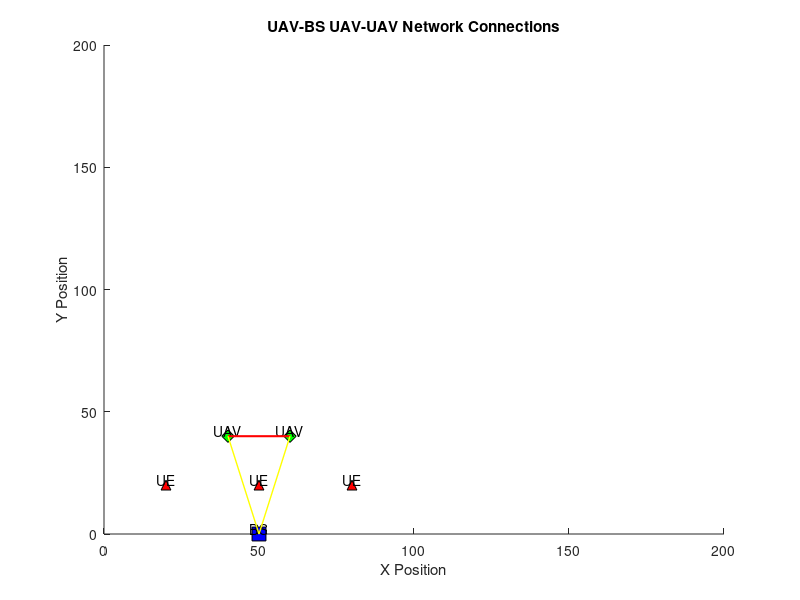
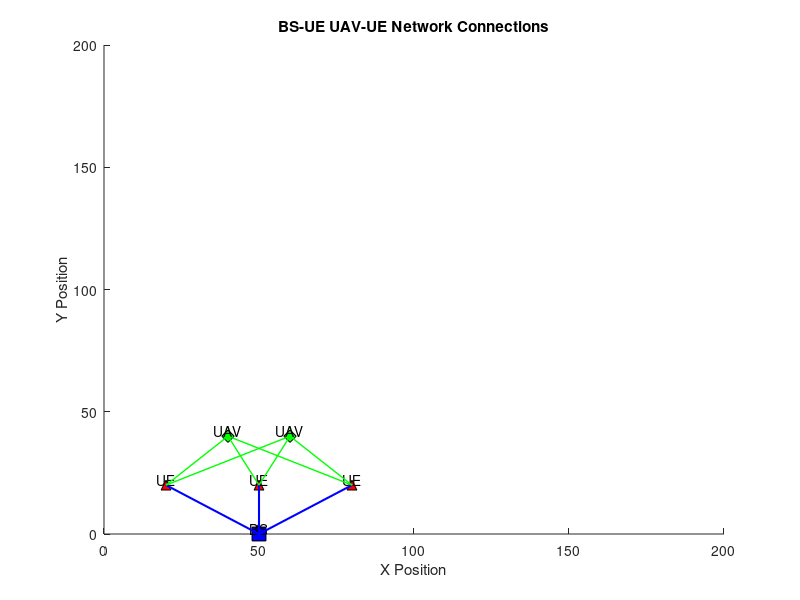
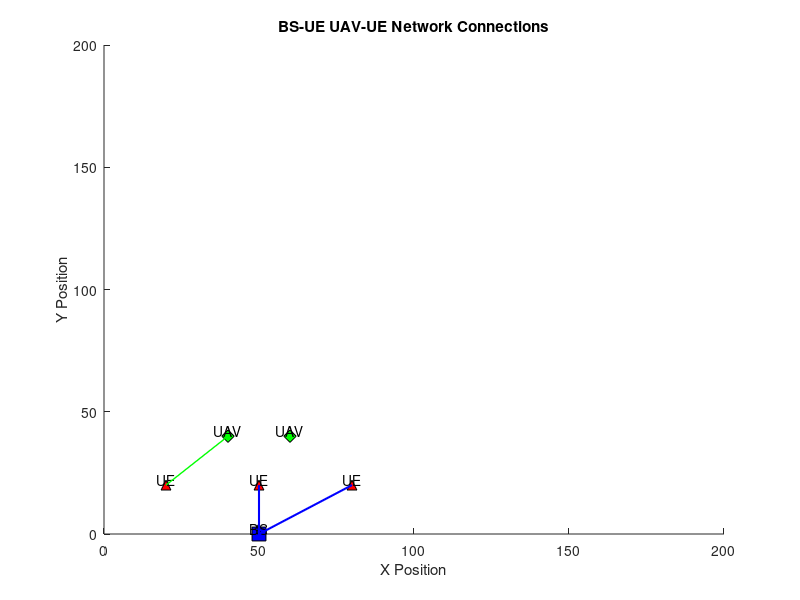

Source code (MATLAB) for these figures, in order:
%% introduction
% 
% Paper reproduction
%               @By Yanting
clear;
close all;

function plot_UAV_connections(uav_positions, bs_positions, ue_positions, c_U, c_F, area_size)
    % Plot positions and connections in the UAV network
    % 
    % Inputs:
    %   uav_positions: (N x 2) matrix of UAV coordinates
    %   bs_positions: (F x 2) matrix of BS coordinates
    %   ue_positions: (M x 2) matrix of UE coordinates
    %   c_U: (N x N) matrix for UAV-to-UAV connections (1 for active, 0 for inactive)
    %   c_F: (F x N) matrix for BS-to-UAV connections (1 for active, 0 for inactive)
    %   b_U: (N x M) matrix for UAV-to-UE connections (1 for active, 0 for inactive)
    %   b_F: (F x M) matrix for BS-to-UE connections (1 for active, 0 for inactive)
    %   area_size: Scalar defining the area size for plot boundaries
    
    % Set up the plot
    figure;
    hold on;
    axis([0 area_size 0 area_size]);
    title('UAV-BS UAV-UAV Network Connections');
    xlabel('X Position');
    ylabel('Y Position');
    
    % Plot base stations
    scatter(bs_positions(:, 1), bs_positions(:, 2), 100, 's', 'filled', 'MarkerEdgeColor', 'k', 'MarkerFaceColor', 'b');
    text(bs_positions(:, 1), bs_positions(:, 2), 'BS', 'VerticalAlignment', 'bottom', 'HorizontalAlignment', 'center');
    
    % Plot UAVs
    scatter(uav_positions(:, 1), uav_positions(:, 2), 80, 'd', 'filled', 'MarkerEdgeColor', 'k', 'MarkerFaceColor', 'g');
    text(uav_positions(:, 1), uav_positions(:, 2), 'UAV', 'VerticalAlignment', 'bottom', 'HorizontalAlignment', 'center');
    
    % Plot UEs
    scatter(ue_positions(:, 1), ue_positions(:, 2), 50, '^', 'MarkerEdgeColor', 'k', 'MarkerFaceColor', 'r');
    text(ue_positions(:, 1), ue_positions(:, 2), 'UE', 'VerticalAlignment', 'bottom', 'HorizontalAlignment', 'center');
    
    % Plot UAV-to-UAV connections
    N = size(uav_positions, 1);
    for i = 1:N
        for j = i+1:N
            if c_U(i, j) == 1
                plot([uav_positions(i, 1), uav_positions(j, 1)], [uav_positions(i, 2), uav_positions(j, 2)], 'r-', 'LineWidth', 1.5); % Active UAV-to-UAV connection
               
            else
                plot([uav_positions(i, 1), uav_positions(j, 1)], [uav_positions(i, 2), uav_positions(j, 2)], 'r--', 'LineWidth', 1); % Inactive UAV-to-UAV connection
     
            end
        end
    end
    
    % Plot BS-to-UAV connections
    F = size(bs_positions, 1);
    for i = 1:F
        for j = 1:N
            if c_F(i, j) == 1
                plot([bs_positions(i, 1), uav_positions(j, 1)], [bs_positions(i, 2), uav_positions(j, 2)], 'y-', 'LineWidth', 1); % Active BS-to-UAV connection
            else
                plot([bs_positions(i, 1), uav_positions(j, 1)], [bs_positions(i, 2), uav_positions(j, 2)], 'y--', 'LineWidth', 1); % Inactive BS-to-UAV connection
            end
        end
    end
    
    
    % % Legend
    % legend({'Base Stations', 'UAVs', 'UEs', 'Active UAV-to-UAV', 'Inactive UAV-to-UAV', 'Active BS-to-UAV', 'Inactive BS-to-UAV'}, ...
    %        'Location', 'bestoutside');
    
    hold off;
end



function plot_UE_network_connections(uav_positions, bs_positions, ue_positions, b_U, b_F, area_size)
    % Plot positions and connections in the UAV network
    % 
    % Inputs:
    %   uav_positions: (N x 2) matrix of UAV coordinates
    %   bs_positions: (F x 2) matrix of BS coordinates
    %   ue_positions: (M x 2) matrix of UE coordinates
    %   c_U: (N x N) matrix for UAV-to-UAV connections (1 for active, 0 for inactive)
    %   c_F: (F x N) matrix for BS-to-UAV connections (1 for active, 0 for inactive)
    %   b_U: (N x M) matrix for UAV-to-UE connections (1 for active, 0 for inactive)
    %   b_F: (F x M) matrix for BS-to-UE connections (1 for active, 0 for inactive)
    %   area_size: Scalar defining the area size for plot boundaries
    
    % Set up the plot
    figure;
    hold on;
    axis([0 area_size 0 area_size]);
    title('BS-UE UAV-UE Network Connections');
    xlabel('X Position');
    ylabel('Y Position');
    
    % Plot base stations
    scatter(bs_positions(:, 1), bs_positions(:, 2), 100, 's', 'filled', 'MarkerEdgeColor', 'k', 'MarkerFaceColor', 'b');
    text(bs_positions(:, 1), bs_positions(:, 2), 'BS', 'VerticalAlignment', 'bottom', 'HorizontalAlignment', 'center');
    
    % Plot UAVs
    scatter(uav_positions(:, 1), uav_positions(:, 2), 80, 'd', 'filled', 'MarkerEdgeColor', 'k', 'MarkerFaceColor', 'g');
    text(uav_positions(:, 1), uav_positions(:, 2), 'UAV', 'VerticalAlignment', 'bottom', 'HorizontalAlignment', 'center');
    
    % Plot UEs
    scatter(ue_positions(:, 1), ue_positions(:, 2), 50, '^', 'MarkerEdgeColor', 'k', 'MarkerFaceColor', 'r');
    text(ue_positions(:, 1), ue_positions(:, 2), 'UE', 'VerticalAlignment', 'bottom', 'HorizontalAlignment', 'center');
    
    
    % Plot BS-to-UE connections
    M = size(ue_positions, 1);
    F = size(bs_positions, 1);
    N = size(uav_positions, 1);
    for i = 1:F
        for k = 1:M
            if b_F(i, k) == 1
                plot([bs_positions(i, 1), ue_positions(k, 1)], [bs_positions(i, 2), ue_positions(k, 2)], 'b-', 'LineWidth', 1.5); % Active BS-to-UE connection
            end
        end
    end
    
    % Plot UAV-to-UE connections
    for j = 1:N
        for k = 1:M
            if b_U(j, k) == 1
                plot([uav_positions(j, 1), ue_positions(k, 1)], [uav_positions(j, 2), ue_positions(k, 2)], 'g-', 'LineWidth', 1.0); % Active UAV-to-UE connection
            end
        end
    end
    
    % % Legend
    % legend({'Base Stations', 'UAVs', 'UEs', 'Active BS-to-UE', 'Active UAV-to-UE'}, ...
    %        'Location', 'bestoutside');
    % 
    hold off;
end




% Algorithm 1 Initialization

% Parameters
N = 2; % Number of UAVs (example)
F = 1;  % Number of BSs (example)
M = 3; % Number of UEs (example)
% N = 6; % Number of UAVs (example)
% F = 2;  % Number of BSs (example)
% M = 4; % Number of UEs (example)
Rc = 100; % Communication range threshold
Rt = 50; % Maximum coverage radius for UAVs
sqrt3Rt = sqrt(3) * Rt;


% Initialize variables
a = ones(N, 1);        % State of each UAV (1 = active, 0 = idle)
U_r = 1:N;             % Set of candidate UAVs for possible deletion
U_f = [];              % Set of idle UAVs that cannot be deleted

% Initialize connection matrices
c_U = zeros(N, N);     % Single-hop connection matrix among UAVs
c_F = zeros(F, N);     % Single-hop connection matrix between BSs and UAVs

% Random positions for demonstration (assuming a 2D plane for simplicity)
% uav_positions = rand(N, 2) * 200; % Positions of UAVs (e.g., in a 500x500 area)
% bs_positions = rand(F, 2) * 200;  % Positions of BSs
% ue_positions = rand(M, 2) * 200;  % Positions of UEs

% bs_positions = [20,0;80,0]; % Positions of BSs
% uav_positions = [0,40;20,40;40,40;60,40;80,40;100,40]; % Positions of UAVs (e.g., in a 500x500 area)
% 
% ue_positions =[20,20;40,20;60,20;80,20];  % Positions of UEs
bs_positions = [50,0]; % Positions of BSs
uav_positions = [40,40;60,40]; % Positions of UAVs (e.g., in a 500x500 area)

ue_positions =[20,20;50,20;80,20];  % Positions of UEs

% Calculate distances and populate connection matrices
for i = 1:N

     % Distance between UAV i and UAV j
    for j = 1:N
        if i ~= j
            dist_UU = norm(uav_positions(i, :) - uav_positions(j, :)); % Distance between UAV i and UAV j
            if dist_UU <= Rc
                c_U(i, j) = 1; % Set connection if within communication range
            end
        end
    end

    % Distance between BS l and UAV i
    for l = 1:F
        dist_FB = norm(bs_positions(l, :) - uav_positions(i, :)); % Distance between BS l and UAV i
        if dist_FB <= Rc
            c_F(l, i) = 1; % Set connection if within communication range
        end
    end
end

% Plotting
area_size = 200;
plot_UAV_connections(uav_positions, bs_positions, ue_positions, c_U, c_F, area_size)





%
% Algorithm 2 Build/Update Connection Graphs

% Parameters

% Const for pathloss
f0 = 2e9; % Carrier frequency in Hz (example: 2 GHz)
c = 3e8; % Speed of light in m/s

% Const for connection
SINR_threshold = 0.2;  % SINR threshold for connection
ph = 0.1;             % Transmission power for UAVs
pf = 0.2;             % Transmission power for BSs
N0 = 1e-3;            % Noise power

alpha = 1; % ??
beta = 2; % ??
eta_LoS = 0.1; % ??
eta_NLoS = 0.2; % ??

height_UAV = 10; 
height_BS = 5; 

% Association matrices and degrees from Algorithm 1 (assumed initialized)
b_U = zeros(N, M);    % Association between UAVs and UEs
b_F = zeros(F, M);    % Association between BSs and UEs

zeta_u = zeros(N, 1); % Degree of each UAV (number of UEs connected to each UAV)
zeta_f = zeros(F, 1); % Degree of each BS (number of UEs connected to each BS)

xi_u = zeros(M, 1);   % Degree of each UE - UAVs
xi_f = zeros(M, 1);   % Degree of each UE - BSs
xi = zeros(M, 1);     % Total degree of each UE

% Distances between UAVs and UEs, BSs and UEs (example calculation)
uav_ue_distances = pdist2(uav_positions, ue_positions); % N x M matrix
bs_ue_distances = pdist2(bs_positions, ue_positions);   % F x M matrix

% Calculate the elevation angle in radians
tan_uav_ue = height_UAV ./ uav_ue_distances; % Angle between UAV i and point k (in degrees or radians)
theta_uav_ue = atan(tan_uav_ue);

tan_bs_ue = height_BS ./ bs_ue_distances; % Angle between UAV i and point k (in degrees or radians)
theta_bs_ue = atan(tan_bs_ue);



% Pathloss BS - UE
P_LoS_bs_ue = 1 ./ (1 + alpha * exp(-beta * (theta_bs_ue - alpha))); % matrix
FSPL_bs_ue = 20 * log10(bs_ue_distances) + 20 * log10(f0) + 20 * log10(4 * pi / c); % matrix
average_pathloss_LoSbs_ue = FSPL_bs_ue + eta_LoS ; % matrix
average_pathloss_NLoSbs_ue = FSPL_bs_ue + eta_NLoS ; % matrix
g_bs_ue = P_LoS_bs_ue .* average_pathloss_LoSbs_ue + (1 - P_LoS_bs_ue) .* average_pathloss_NLoSbs_ue; % pathloss - matrix


% Pathloss UAV - UE
P_LoS_uav_ue = 1 ./ (1 + alpha * exp(-beta * (theta_uav_ue - alpha))); % matrix
FSPL_uav_ue = 20 * log10(uav_ue_distances) + 20 * log10(f0) + 20 * log10(4 * pi / c);  % matrix
average_pathloss_LoSuav_ue = FSPL_uav_ue + eta_LoS ; % matrix
average_pathloss_NLoSuav_ue = FSPL_uav_ue + eta_NLoS ;  % matrix
g_uav_ue = P_LoS_uav_ue .* average_pathloss_LoSuav_ue + (1 - P_LoS_uav_ue) .* average_pathloss_NLoSuav_ue; % pathloss - matrix


% Loop through each BS, UAV, and UE to calculate SINR and update connections
for i = 1:F
    for k = 1:M
        % Calculate SINR for BS i and UE k
        % Calculate the path loss for each pair 
        signal_power = pf * g_bs_ue(i,k);

        % Calculate interference BS UE (sum of other BSs and UAVs)
        interference = N0; % Start with noise power
        for j = [1:i-1, i+1:F]  % Other BSs
            interference = interference + pf * g_bs_ue(j,k);
        end
        
        % Calculate SINR and update b_F, zeta_f, xi_f if connection is valid
        SINR_BS_UE = signal_power / interference;

        if SINR_BS_UE >= SINR_threshold
            b_F(i, k) = 1;
            zeta_f(i) = zeta_f(i) + 1;
            xi_f(k) = xi_f(k) + 1;
            xi(k) = xi(k) + 1;
        end
    end
end

for j = 1:N
    for k = 1:M
        % Calculate SINR for UAV j and UE k
        signal_power = ph * g_uav_ue(j,k);

        % Calculate interference (sum of other UAVs and BSs)
        interference = N0; % Start with noise power
        for n = [1:j-1, j+1:N]  % UAVs
            interference = interference + ph * g_uav_ue(n, k);
        end
        
        % Calculate SINR and update b_U, zeta_u, xi_u if connection is valid
        SINR_UAV_UE = signal_power / interference;
        if SINR_UAV_UE >= SINR_threshold
            b_U(j, k) = 1;
            zeta_u(j) = zeta_u(j) + 1;
            xi_u(k) = xi_u(k) + 1;
            xi(k) = xi(k) + 1;
        end
    end
end

plot_UE_network_connections(uav_positions, bs_positions, ue_positions, b_U, b_F, area_size)


% Algorithm 3 Delete Redundant Connections Between BSs/UAVs and UEs

% Parameters (from previous algorithms)
Mmax_F = 2; % Maximum number of UEs per BS
Mmax_H = 2;  % Maximum number of UEs per UAV

% Inputs from Algorithm 2 (for demonstration, assumed initialized)
% b_F, b_U, zeta_f, zeta_u, xi_f, xi_u, xi (association matrices and degrees)

% Loop to remove redundant connections while there are UEs connected to more than one node


while max(xi) > 1
    % Step 1: Handle Redundant Connections for BSs
    % cnt=1;
    while max(xi_f) > 1 || length( find(b_F(i, :) == 1)) > Mmax_F % Check if any UE is connected to multiple BSs
        % cnt=cnt+1;
        % disp(cnt);
        % to delete i = find(zeta_f == max(zeta_f), 1);  % Find BS with the highest degree
        [~, i] = max(zeta_f);
    
        % Find UEs connected to this BS
        phi = find(b_F(i, :) == 1);  % Set of UEs connected to BS i
        psi = xi_f(phi);             % Degrees of these UEs to BSs

        % Remove extra connections if BS degree exceeds Mmax_F
        while length(phi) > Mmax_F
            % Find the UE with the highest degree among the connected UEs
            [~, k_idx] = max(psi);
            k = phi(k_idx); 
            % UE-BS important
            b_F(i, k) = 0;  % Remove connection from BS i to UE k
            zeta_f(i) = zeta_f(i) - 1;  % Decrease BS degree
            xi_f(k) = xi_f(k) - 1;      % Decrease UE-BS degree
            xi(k) = xi(k) - 1;          % Decrease total degree of UE
            % Update variables after deletion
            phi(k_idx) = [];
            psi(k_idx) = [];
            %
    
        end
    
    
        % Remove all other connections to these UEs from different BSs
        b_F(i, :) = 0;
        for k = phi
            b_F(:, k) = 0;  % Clear connections to other BSs for UE k
            b_F(i, k) = 1;  % Retain only the connection to the current BS i
            b_U(:, k) = 0; % ok

        end
        xi_f = sum(b_F,1)'; % ok   
        xi_u = sum(b_U,1)'; % ok
        zeta_f = sum(b_F, 2);  
        zeta_u = sum(b_U, 2);  
        xi = xi_f + xi_u; % ok
    end
    disp('Step 1 finished.');
    
    % Step 2: Handle Redundant Connections for UAVs
    while max(xi_u) > 1  % Check if any UE is connected to multiple UAVs
    
        [~, j] = max(zeta_u);
    
        % Find UEs connected to this UAV
        phi_prime = find(b_U(j, :) == 1);  % Set of UEs connected to UAV j
        psi_prime = xi_u(phi_prime);       % Degrees of these UEs to UAVs
        
        % Remove extra connections if UAV degree exceeds Mmax_H
        while length(phi_prime) > Mmax_H
            % Find the UE with the highest degree among the connected UEs
            [~, l_idx] = max(psi_prime);
            l = phi_prime(l_idx);
    
            b_U(j, l) = 0;  % Remove connection from UAV j to UE l
            zeta_u(j) = zeta_u(j) - 1;  % Decrease UAV degree
            xi_u(l) = xi_u(l) - 1;      % Decrease UE-UAV degree
            xi(l) = xi(l) - 1;          % Decrease total degree of UE
    
            % Update variables after deletion
            phi_prime(l_idx) = [];
            psi_prime(l_idx) = [];
    
        end
        
        % Remove all other connections to these UEs from different UAVs
        b_U(j, :) = 0;
        for l = phi_prime
            b_U(:, l) = 0;  % Clear connections to other UAVs for UE l
            b_U(j, l) = 1;  % Retain only the connection to the current UAV j
        end
    
        xi_u = sum(b_U)'; % ok
        zeta_u = sum(b_U, 2);  
        xi = xi_f + xi_u; % ok
    
    end
    
    % Step 3: Final Check for UEs with Multiple Connections
    if max(xi) > 1  % There are still UEs connected to both BSs and UAVs
        phi_double = find(xi > 1);  % UEs with multiple connections
        % Remove UAV connections for these UEs
        for k = phi_double
            b_U(:, k) = 0;  % Set all UAV connections for UE k to 0
        end
    end
    
    % Update matrices and degrees after removal of redundant connections
    zeta_f = sum(b_F, 2);  % Recalculate BS degrees
    zeta_u = sum(b_U, 2);  % Recalculate UAV degrees
    xi_f = sum(b_F, 1)';   % Recalculate UE degrees for BS connections
    xi_u = sum(b_U, 1)';   % Recalculate UE degrees for UAV connections
    xi = xi_f + xi_u;      % Recalculate total degree of each UE
end


plot_UE_network_connections(uav_positions, bs_positions, ue_positions, b_U, b_F, area_size)
